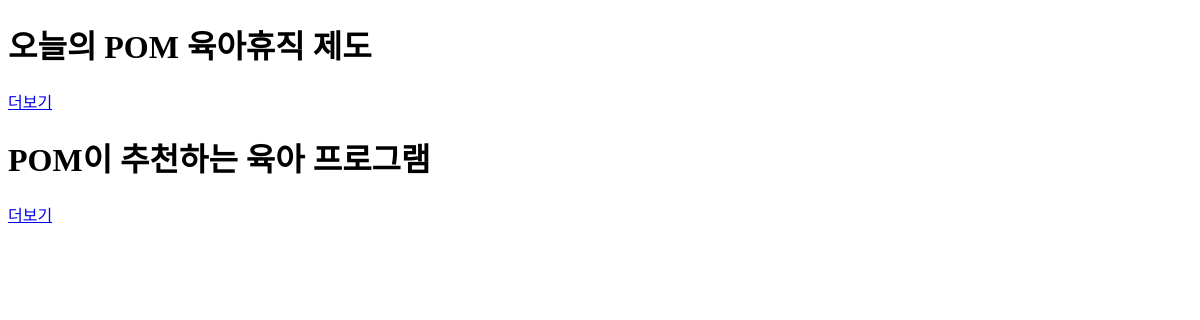
/program/, run on an earlier commit of the app's database.
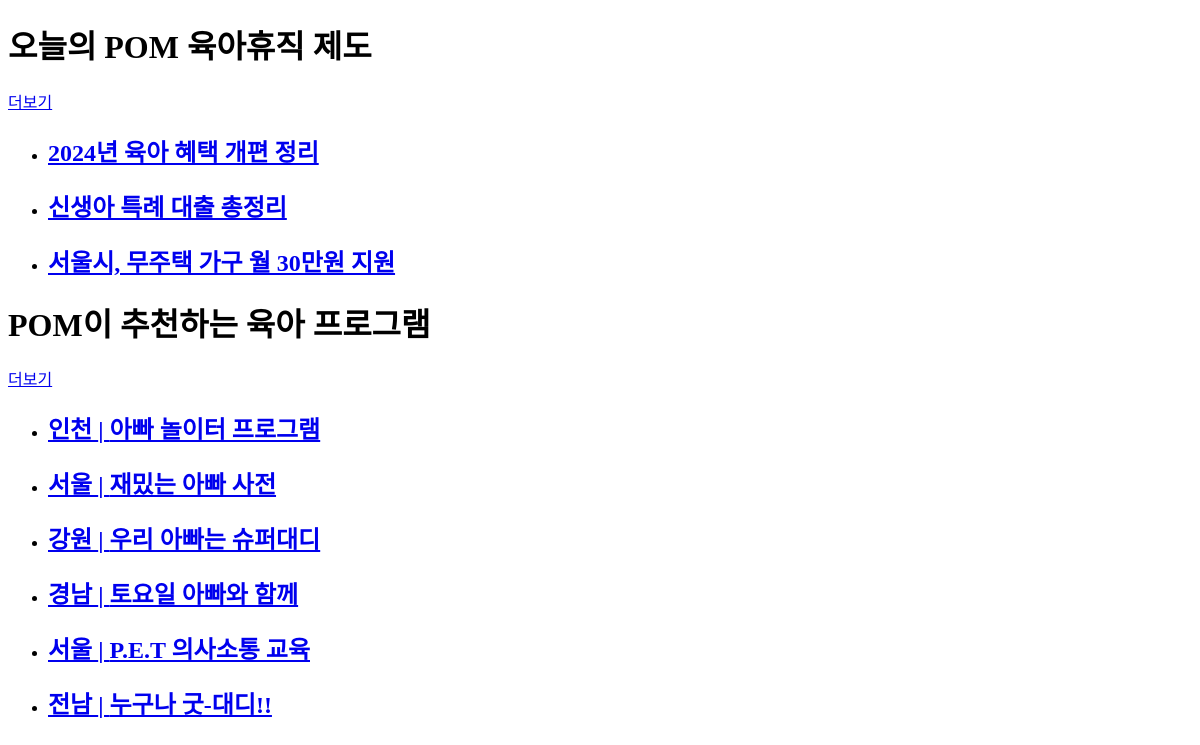
And on a later commit of the database.
### program/models.py (models this page shows, shortened)
class Policy(models.Model):
    title = models.CharField(max_length=200)
    created_at = models.DateTimeField(auto_now_add=True)  #최신 등록순

class Program(models.Model):
    title = models.CharField(max_length=200)
    center_info = models.CharField(max_length=200, blank=True, null=True)
    event_period = models.CharField(max_length=200, blank=True, null=True)
    registration_period = models.CharField(max_length=200, blank=True, null=True)
    participants = models.CharField(max_length=200, blank=True, null=True)
    event_content = models.TextField(blank=True, null=True)
    session_info = models.CharField(max_length=200, blank=True, null=True)
    location = models.CharField(max_length=200, blank=True, null=True)
    region = models.CharField(max_length=100)
    image = models.ImageField(upload_to='program_images/', blank=True, null=True)
    application_url = models.URLField(max_length=200, blank=True, null=True)  # 신청 URL 필드 추가

### program/views.py (the view)
# urls.py: path('', program_home, name='program_home'),
def program_home(request):
    programs = Program.objects.all()[:6]
    policies = Policy.objects.annotate(scrap_count=Count('scraps')).order_by('-created_at')[:3]
    return render(request, 'program/program_home.html', {'programs': programs, 'policies': policies})

### program/templates/program/program_home.html (shortened to what this page needs)
<!DOCTYPE html>
<html>
<head>
</head>
<body>
    <h1>오늘의 POM 육아휴직 제도</h1>
    <a href="{% url 'program:policy_list' %}">더보기</a>
    <ul>
        {% for policy in policies|slice:":3" %}
            <li>
                <h2 class="title"><a href="{% url 'program:policy_detail' policy.id %}">{{ policy.title }}</a></h2>
            </li>
        {% endfor %}
    </ul>
    <h1>POM이 추천하는 육아 프로그램</h1>
    <a href="{% url 'program:program_list' %}">더보기</a>
    <ul>
        {% for program in programs %}
            <li>
                <h2 class="title"><a href="{% url 'program:program_detail' program.id %}">{{ program.region }} | {{ program.title }}</a></h2>
            </li>
        {% endfor %}
    </ul>
</body>
</html>

### program/templates/program/program_home.html (style rules this page uses)
.title { cursor: pointer; color: #007BFF; font-weight: bold; }

What changed in the data, as far as the page shows it:
added Policy: title "2024년 육아 혜택 개편 정리"
added Policy: title "신생아 특례 대출 총정리"
added Policy: title "서울시, 무주택 가구 월 30만원 지원"
added Program: region "인천", title "아빠 놀이터 프로그램"
added Program: region "서울", title "재밌는 아빠 사전"
added Program: region "강원", title "우리 아빠는 슈퍼대디"
added Program: region "경남", title "토요일 아빠와 함께"
added Program: region "서울", title "P.E.T 의사소통 교육"
added Program: region "전남", title "누구나 굿-대디!!"
